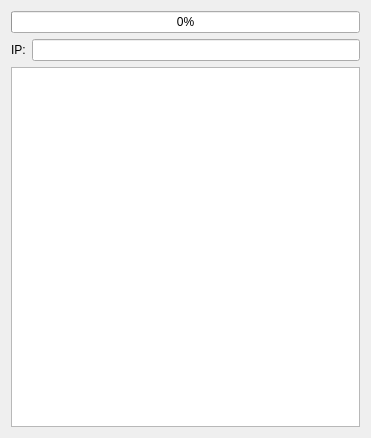
<?xml version="1.0" encoding="UTF-8"?>
<ui version="4.0">
 <class>Server</class>
 <widget class="QWidget" name="Server">
  <property name="geometry">
   <rect>
    <x>0</x>
    <y>0</y>
    <width>371</width>
    <height>438</height>
   </rect>
  </property>
  <property name="windowTitle">
   <string>Form</string>
  </property>
  <layout class="QVBoxLayout" name="verticalLayout">
   <item>
    <widget class="QProgressBar" name="progressBar">
     <property name="value">
      <number>0</number>
     </property>
    </widget>
   </item>
   <item>
    <layout class="QHBoxLayout" name="horizontalLayout">
     <item>
      <widget class="QLabel" name="label">
       <property name="text">
        <string>IP:</string>
       </property>
      </widget>
     </item>
     <item>
      <widget class="QLineEdit" name="ip_le"/>
     </item>
    </layout>
   </item>
   <item>
    <widget class="QTextEdit" name="serv_te"/>
   </item>
  </layout>
 </widget>
 <resources/>
 <connections/>
</ui>
